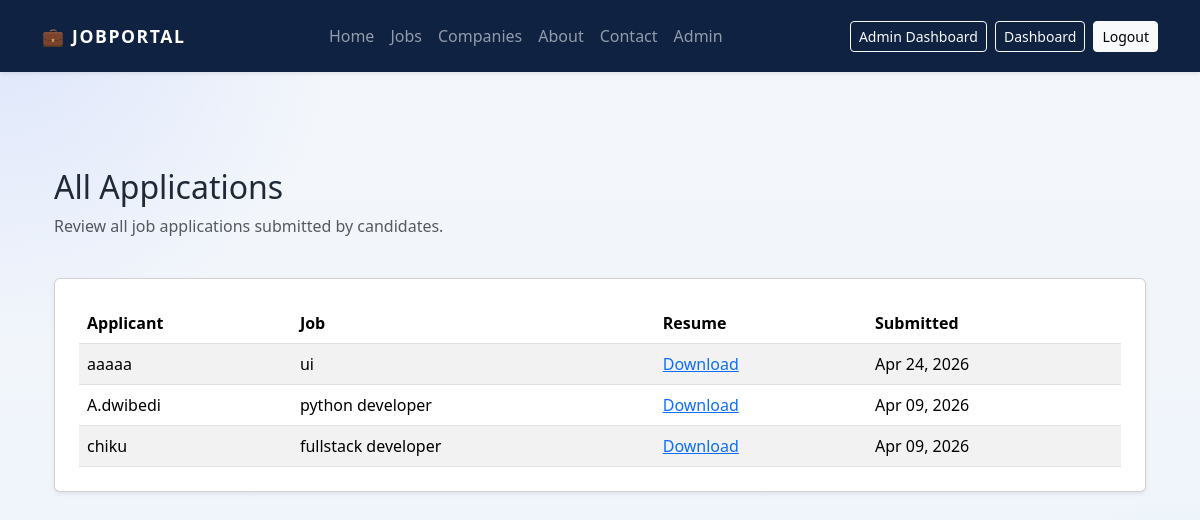
The page /admin-applications/ (signed in) on the database as committed earlier.
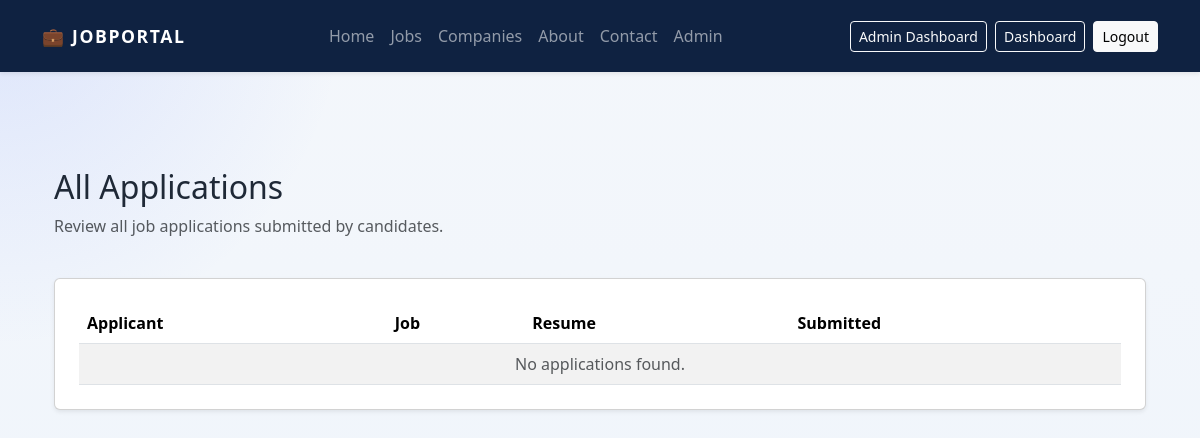
The same page on the database as committed later.
### job/models.py (models this page shows, shortened)
class Application(models.Model):
    job = models.ForeignKey(Job, on_delete=models.CASCADE, related_name='applications')
    applicant = models.ForeignKey(User, on_delete=models.CASCADE, related_name='applications')
    resume = models.FileField(upload_to='resumes/')
    applied_at = models.DateTimeField(auto_now_add=True)
    class Meta:
        constraints = [
            models.UniqueConstraint(fields=['job', 'applicant'], name='unique_job_application')
        ]

class Job(models.Model):
    employer = models.ForeignKey(User, on_delete=models.CASCADE, related_name='jobs')
    title = models.CharField(max_length=200)
    description = models.TextField()
    location = models.CharField(max_length=100)
    salary = models.IntegerField()
    created_at = models.DateTimeField(auto_now_add=True)

### job/views.py (the view)
# urls.py: path('admin-applications/', views.admin_applications, name='admin_applications'),
@login_required
@user_passes_test(lambda user: user.is_staff or user.is_superuser)
def admin_applications(request):
    applications = Application.objects.select_related('job', 'applicant').order_by('-applied_at')
    return render(request, 'admin_applications.html', {
        'applications': applications,
        'page_title': 'All Applications',
        'page_description': 'Review all job applications submitted by candidates.',
    })

### job/templates/admin_applications.html (shortened to what this page needs)
{% extends 'base.html' %}
{% block content %}
<div class="container py-5">
    <div class="row mb-4">
        <div class="col">
            <h2>{{ page_title }}</h2>
            <p class="text-muted">{{ page_description }}</p>
        </div>
    </div>
    <div class="row">
        <div class="col">
            <div class="card shadow-sm">
                <div class="card-body p-4">
                    <div class="table-responsive">
                        <table class="table table-striped table-hover mb-0">
                            <thead>
                                <tr>
                                    <th>Applicant</th>
                                    <th>Job</th>
                                    <th>Resume</th>
                                    <th>Submitted</th>
                                </tr>
                            </thead>
                            <tbody>
                                {% for application in applications %}
                                    <tr>
                                        <td>{{ application.applicant.username }}</td>
                                        <td>{{ application.job.title }}</td>
                                        <td>
                                            {% if application.resume %}
                                                <a href="{{ application.resume.url }}" target="_blank">Download</a>
                                            {% else %}
                                                N/A
                                            {% endif %}
                                        </td>
                                        <td>{{ application.applied_at|date:'M d, Y' }}</td>
                                    </tr>
                                {% empty %}
                                    <tr>
                                        <td colspan="4" class="text-center text-muted">No applications found.</td>
                                    </tr>
                                {% endfor %}
                            </tbody>
                        </table>
                    </div>
                </div>
            </div>
        </div>
    </div>
</div>
{% endblock %}

Rows that differ between the two databases and show on the page:
removed Application: applicant.username "aaaaa", job "ui", applied_at "Apr 24, 2026"
removed Application: applicant.username "A.dwibedi", job "python developer", applied_at "Apr 09, 2026"
removed Application: applicant.username "chiku", job "fullstack developer", applied_at "Apr 09, 2026"
Other text that changed with them:
text now shown: "No applications found."
